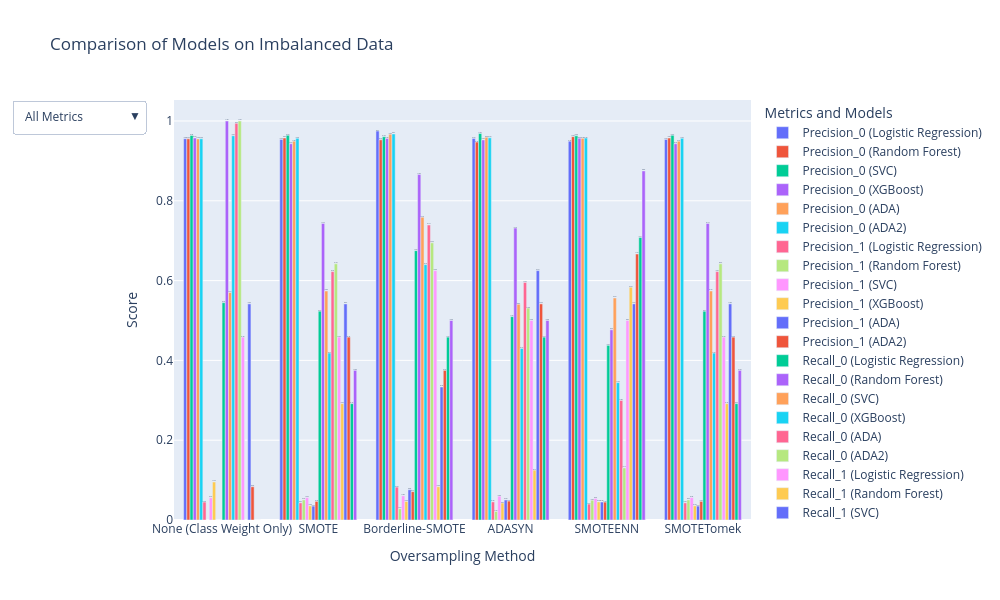

Write notebook code for a chart like this one.
### Code cell
results =     [('Logistic Regression', results_log),
              ('Random Forest', results_rfc),
              ('SVC', results_svc),
              ('XGBoost', results_xgb),
              ('ADA', results_ada),
              ('ADA2', results_ada2)]
plot_comparison_results(results)

### Figure 1 — Plotly figure (JSON) as saved in the notebook; plotly's stock layout.template omitted (floating-point values rounded to 4 significant figures)
{"data": [{"name": "Precision_0 (Logistic Regression)", "text": ["0.96", "0.95", "0.97", "0.96", "0.95", "0.95"], "textposition": "auto", "type": "bar", "x": ["None (Class Weight Only)", "SMOTE", "Borderline-SMOTE", "ADASYN", "SMOTEENN", "SMOTETomek"], "y": [0.9556, 0.9539, 0.9747, 0.9562, 0.9494, 0.9539]}, {"name": "Precision_0 (Random Forest)", "text": ["0.96", "0.96", "0.95", "0.95", "0.96", "0.96"], "textposition": "auto", "type": "bar", "x": ["None (Class Weight Only)", "SMOTE", "Borderline-SMOTE", "ADASYN", "SMOTEENN", "SMOTETomek"], "y": [0.9554, 0.9574, 0.9529, 0.9471, 0.9608, 0.9574]}, {"name": "Precision_0 (SVC)", "text": ["0.96", "0.96", "0.96", "0.97", "0.96", "0.96"], "textposition": "auto", "type": "bar", "x": ["None (Class Weight Only)", "SMOTE", "Borderline-SMOTE", "ADASYN", "SMOTEENN", "SMOTETomek"], "y": [0.9638, 0.9641, 0.9606, 0.9686, 0.963, 0.9641]}, {"name": "Precision_0 (XGBoost)", "text": ["0.96", "0.94", "0.96", "0.95", "0.96", "0.94"], "textposition": "auto", "type": "bar", "x": ["None (Class Weight Only)", "SMOTE", "Borderline-SMOTE", "ADASYN", "SMOTEENN", "SMOTETomek"], "y": [0.9574, 0.943, 0.9564, 0.9526, 0.9568, 0.943]}, {"name": "Precision_0 (ADA)", "text": ["0.96", "0.95", "0.97", "0.96", "0.96", "0.95"], "textposition": "auto", "type": "bar", "x": ["None (Class Weight Only)", "SMOTE", "Borderline-SMOTE", "ADASYN", "SMOTEENN", "SMOTETomek"], "y": [0.9551, 0.9496, 0.9669, 0.9592, 0.9565, 0.9496]}, {"name": "Precision_0 (ADA2)", "text": ["0.96", "0.96", "0.97", "0.96", "0.96", "0.96"], "textposition": "auto", "type": "bar", "x": ["None (Class Weight Only)", "SMOTE", "Borderline-SMOTE", "ADASYN", "SMOTEENN", "SMOTETomek"], "y": [0.9554, 0.9565, 0.9675, 0.9579, 0.9571, 0.9565]}, {"name": "Precision_1 (Logistic Regression)", "text": ["0.04", "0.04", "0.08", "0.05", "0.04", "0.04"], "textposition": "auto", "type": "bar", "x": ["None (Class Weight Only)", "SMOTE", "Borderline-SMOTE", "ADASYN", "SMOTEENN", "SMOTETomek"], "y": [0.0449, 0.04297, 0.08242, 0.04545, 0.03987, 0.04297]}, {"name": "Precision_1 (Random Forest)", "text": ["0.00", "0.05", "0.03", "0.02", "0.05", "0.05"], "textposition": "auto", "type": "bar", "x": ["None (Class Weight Only)", "SMOTE", "Borderline-SMOTE", "ADASYN", "SMOTEENN", "SMOTETomek"], "y": [0, 0.05036, 0.02817, 0.02128, 0.04947, 0.05036]}, {"name": "Precision_1 (SVC)", "text": ["0.06", "0.06", "0.06", "0.06", "0.05", "0.06"], "textposition": "auto", "type": "bar", "x": ["None (Class Weight Only)", "SMOTE", "Borderline-SMOTE", "ADASYN", "SMOTEENN", "SMOTETomek"], "y": [0.05556, 0.05603, 0.06061, 0.05976, 0.05394, 0.05603]}, {"name": "Precision_1 (XGBoost)", "text": ["0.10", "0.04", "0.05", "0.04", "0.05", "0.04"], "textposition": "auto", "type": "bar", "x": ["None (Class Weight Only)", "SMOTE", "Borderline-SMOTE", "ADASYN", "SMOTEENN", "SMOTETomek"], "y": [0.09524, 0.03548, 0.04639, 0.04248, 0.04533, 0.03548]}, {"name": "Precision_1 (ADA)", "text": ["0.00", "0.03", "0.08", "0.05", "0.05", "0.03"], "textposition": "auto", "type": "bar", "x": ["None (Class Weight Only)", "SMOTE", "Borderline-SMOTE", "ADASYN", "SMOTEENN", "SMOTETomek"], "y": [0, 0.03483, 0.07586, 0.05023, 0.04509, 0.03483]}, {"name": "Precision_1 (ADA2)", "text": ["0.00", "0.05", "0.07", "0.05", "0.04", "0.05"], "textposition": "auto", "type": "bar", "x": ["None (Class Weight Only)", "SMOTE", "Borderline-SMOTE", "ADASYN", "SMOTEENN", "SMOTETomek"], "y": [0, 0.04663, 0.07101, 0.04743, 0.04487, 0.04663]}, {"name": "Recall_0 (Logistic Regression)", "text": ["0.54", "0.52", "0.68", "0.51", "0.44", "0.52"], "textposition": "auto", "type": "bar", "x": ["None (Class Weight Only)", "SMOTE", "Borderline-SMOTE", "ADASYN", "SMOTEENN", "SMOTETomek"], "y": [0.5447, 0.5233, 0.6751, 0.5097, 0.4377, 0.5233]}, {"name": "Recall_0 (Random Forest)", "text": ["1.00", "0.74", "0.87", "0.73", "0.48", "0.74"], "textposition": "auto", "type": "bar", "x": ["None (Class Weight Only)", "SMOTE", "Borderline-SMOTE", "ADASYN", "SMOTEENN", "SMOTETomek"], "y": [1, 0.7432, 0.8658, 0.7315, 0.4767, 0.7432]}, {"name": "Recall_0 (SVC)", "text": ["0.57", "0.57", "0.76", "0.54", "0.56", "0.57"], "textposition": "auto", "type": "bar", "x": ["None (Class Weight Only)", "SMOTE", "Borderline-SMOTE", "ADASYN", "SMOTEENN", "SMOTETomek"], "y": [0.57, 0.5739, 0.7588, 0.5409, 0.5564, 0.5739]}, {"name": "Recall_0 (XGBoost)", "text": ["0.96", "0.42", "0.64", "0.43", "0.34", "0.42"], "textposition": "auto", "type": "bar", "x": ["None (Class Weight Only)", "SMOTE", "Borderline-SMOTE", "ADASYN", "SMOTEENN", "SMOTETomek"], "y": [0.963, 0.4183, 0.6401, 0.43, 0.3444, 0.4183]}, {"name": "Recall_0 (ADA)", "text": ["0.99", "0.62", "0.74", "0.60", "0.30", "0.62"], "textposition": "auto", "type": "bar", "x": ["None (Class Weight Only)", "SMOTE", "Borderline-SMOTE", "ADASYN", "SMOTEENN", "SMOTETomek"], "y": [0.9942, 0.6226, 0.7393, 0.5953, 0.2996, 0.6226]}, {"name": "Recall_0 (ADA2)", "text": ["1.00", "0.64", "0.69", "0.53", "0.13", "0.64"], "textposition": "auto", "type": "bar", "x": ["None (Class Weight Only)", "SMOTE", "Borderline-SMOTE", "ADASYN", "SMOTEENN", "SMOTETomek"], "y": [1, 0.642, 0.6946, 0.5311, 0.1304, 0.642]}, {"name": "Recall_1 (Logistic Regression)", "text": ["0.46", "0.46", "0.62", "0.50", "0.50", "0.46"], "textposition": "auto", "type": "bar", "x": ["None (Class Weight Only)", "SMOTE", "Borderline-SMOTE", "ADASYN", "SMOTEENN", "SMOTETomek"], "y": [0.4583, 0.4583, 0.625, 0.5, 0.5, 0.4583]}, {"name": "Recall_1 (Random Forest)", "text": ["0.00", "0.29", "0.08", "0.12", "0.58", "0.29"], "textposition": "auto", "type": "bar", "x": ["None (Class Weight Only)", "SMOTE", "Borderline-SMOTE", "ADASYN", "SMOTEENN", "SMOTETomek"], "y": [0, 0.2917, 0.08333, 0.125, 0.5833, 0.2917]}, {"name": "Recall_1 (SVC)", "text": ["0.54", "0.54", "0.33", "0.62", "0.54", "0.54"], "textposition": "auto", "type": "bar", "x": ["None (Class Weight Only)", "SMOTE", "Borderline-SMOTE", "ADASYN", "SMOTEENN", "SMOTETomek"], "y": [0.5417, 0.5417, 0.3333, 0.625, 0.5417, 0.5417]}, {"name": "Recall_1 (XGBoost)", "text": ["0.08", "0.46", "0.38", "0.54", "0.67", "0.46"], "textposition": "auto", "type": "bar", "x": ["None (Class Weight Only)", "SMOTE", "Borderline-SMOTE", "ADASYN", "SMOTEENN", "SMOTETomek"], "y": [0.08333, 0.4583, 0.375, 0.5417, 0.6667, 0.4583]}, {"name": "Recall_1 (ADA)", "text": ["0.00", "0.29", "0.46", "0.46", "0.71", "0.29"], "textposition": "auto", "type": "bar", "x": ["None (Class Weight Only)", "SMOTE", "Borderline-SMOTE", "ADASYN", "SMOTEENN", "SMOTETomek"], "y": [0, 0.2917, 0.4583, 0.4583, 0.7083, 0.2917]}, {"name": "Recall_1 (ADA2)", "text": ["0.00", "0.38", "0.50", "0.50", "0.88", "0.38"], "textposition": "auto", "type": "bar", "x": ["None (Class Weight Only)", "SMOTE", "Borderline-SMOTE", "ADASYN", "SMOTEENN", "SMOTETomek"], "y": [0, 0.375, 0.5, 0.5, 0.875, 0.375]}], "layout": {"barmode": "group", "height": 600, "legend": {"title": {"text": "Metrics and Models"}}, "title": {"text": "Comparison of Models on Imbalanced Data"}, "updatemenus": [{"buttons": [{"args": [{"visible": [true, true, true, true, true, true, true, true, true, true, true, true, true, true, true, true, true, true, true, true, true, true, true, true]}, {"title": "All Metrics"}], "label": "All Metrics", "method": "update"}, {"args": [{"visible": [true, false, false, false, true, false, false, false, true, false, false, false, true, false, false, false, true, false, false, false, true, false, false, false]}, {"title": "Precision Class 0"}], "label": "Precision Class 0", "method": "update"}, {"args": [{"visible": [false, true, false, false, false, true, false, false, false, true, false, false, false, true, false, false, false, true, false, false, false, true, false, false]}, {"title": "Precision Class 1"}], "label": "Precision Class 1", "method": "update"}, {"args": [{"visible": [false, false, true, false, false, false, true, false, false, false, true, false, false, false, true, false, false, false, true, false, false, false, true, false]}, {"title": "Recall Class 0"}], "label": "Recall Class 0", "method": "update"}, {"args": [{"visible": [false, false, false, true, false, false, false, true, false, false, false, true, false, false, false, true, false, false, false, true, false, false, false, true]}, {"title": "Recall Class 1"}], "label": "Recall Class 1", "method": "update"}], "direction": "down", "showactive": true}], "width": 1000, "xaxis": {"title": {"text": "Oversampling Method"}}, "yaxis": {"title": {"text": "Score"}}}}
